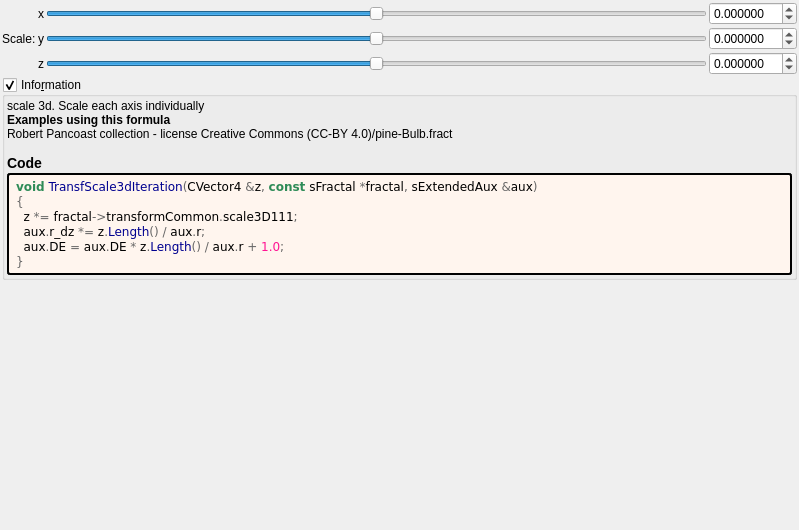
<?xml version="1.0" encoding="UTF-8"?>
<ui version="4.0">
 <class>transf_scale3d</class>
 <widget class="QWidget" name="Form">
  <property name="geometry">
   <rect>
    <x>0</x>
    <y>0</y>
    <width>799</width>
    <height>530</height>
   </rect>
  </property>
  <property name="windowTitle">
   <string notr="true">transf_scale3d</string>
  </property>
  <layout class="QVBoxLayout" name="verticalLayout">
   <property name="spacing">
    <number>2</number>
   </property>
   <property name="leftMargin">
    <number>2</number>
   </property>
   <property name="topMargin">
    <number>2</number>
   </property>
   <property name="rightMargin">
    <number>2</number>
   </property>
   <property name="bottomMargin">
    <number>2</number>
   </property>
   <item>
    <layout class="QGridLayout" name="gridLayout">
     <property name="spacing">
      <number>2</number>
     </property>
     <item row="0" column="3">
      <widget class="MyDoubleSpinBox" name="spinbox3_transf_scale3D_111_x">
       <property name="sizePolicy">
        <sizepolicy hsizetype="Minimum" vsizetype="Maximum">
         <horstretch>0</horstretch>
         <verstretch>0</verstretch>
        </sizepolicy>
       </property>
       <property name="prefix">
        <string/>
       </property>
       <property name="suffix">
        <string/>
       </property>
       <property name="decimals">
        <number>6</number>
       </property>
       <property name="minimum">
        <double>-99.989999999999995</double>
       </property>
       <property name="maximum">
        <double>99.989999999999995</double>
       </property>
       <property name="singleStep">
        <double>0.100000000000000</double>
       </property>
      </widget>
     </item>
     <item row="0" column="2">
      <widget class="QSlider" name="slider3_transf_scale3D_111_x">
       <property name="sizePolicy">
        <sizepolicy hsizetype="Expanding" vsizetype="Maximum">
         <horstretch>0</horstretch>
         <verstretch>0</verstretch>
        </sizepolicy>
       </property>
       <property name="minimum">
        <number>-10000000</number>
       </property>
       <property name="maximum">
        <number>10000000</number>
       </property>
       <property name="value">
        <number>0</number>
       </property>
       <property name="sliderPosition">
        <number>0</number>
       </property>
       <property name="orientation">
        <enum>Qt::Horizontal</enum>
       </property>
      </widget>
     </item>
     <item row="0" column="1">
      <widget class="QLabel" name="label_109">
       <property name="text">
        <string notr="true">x</string>
       </property>
      </widget>
     </item>
     <item row="1" column="2">
      <widget class="QSlider" name="slider3_transf_scale3D_111_y">
       <property name="sizePolicy">
        <sizepolicy hsizetype="Expanding" vsizetype="Maximum">
         <horstretch>0</horstretch>
         <verstretch>0</verstretch>
        </sizepolicy>
       </property>
       <property name="minimum">
        <number>-10000000</number>
       </property>
       <property name="maximum">
        <number>10000000</number>
       </property>
       <property name="value">
        <number>0</number>
       </property>
       <property name="sliderPosition">
        <number>0</number>
       </property>
       <property name="orientation">
        <enum>Qt::Horizontal</enum>
       </property>
      </widget>
     </item>
     <item row="2" column="2">
      <widget class="QSlider" name="slider3_transf_scale3D_111_z">
       <property name="sizePolicy">
        <sizepolicy hsizetype="Expanding" vsizetype="Maximum">
         <horstretch>0</horstretch>
         <verstretch>0</verstretch>
        </sizepolicy>
       </property>
       <property name="minimum">
        <number>-10000000</number>
       </property>
       <property name="maximum">
        <number>10000000</number>
       </property>
       <property name="value">
        <number>0</number>
       </property>
       <property name="sliderPosition">
        <number>0</number>
       </property>
       <property name="orientation">
        <enum>Qt::Horizontal</enum>
       </property>
      </widget>
     </item>
     <item row="1" column="3">
      <widget class="MyDoubleSpinBox" name="spinbox3_transf_scale3D_111_y">
       <property name="sizePolicy">
        <sizepolicy hsizetype="Minimum" vsizetype="Maximum">
         <horstretch>0</horstretch>
         <verstretch>0</verstretch>
        </sizepolicy>
       </property>
       <property name="prefix">
        <string/>
       </property>
       <property name="suffix">
        <string/>
       </property>
       <property name="decimals">
        <number>6</number>
       </property>
       <property name="minimum">
        <double>-99.989999999999995</double>
       </property>
       <property name="maximum">
        <double>99.989999999999995</double>
       </property>
       <property name="singleStep">
        <double>0.100000000000000</double>
       </property>
      </widget>
     </item>
     <item row="2" column="3">
      <widget class="MyDoubleSpinBox" name="spinbox3_transf_scale3D_111_z">
       <property name="sizePolicy">
        <sizepolicy hsizetype="Minimum" vsizetype="Maximum">
         <horstretch>0</horstretch>
         <verstretch>0</verstretch>
        </sizepolicy>
       </property>
       <property name="prefix">
        <string/>
       </property>
       <property name="suffix">
        <string/>
       </property>
       <property name="decimals">
        <number>6</number>
       </property>
       <property name="minimum">
        <double>-99.989999999999995</double>
       </property>
       <property name="maximum">
        <double>99.989999999999995</double>
       </property>
       <property name="singleStep">
        <double>0.100000000000000</double>
       </property>
      </widget>
     </item>
     <item row="1" column="1">
      <widget class="QLabel" name="label_110">
       <property name="text">
        <string notr="true">y</string>
       </property>
      </widget>
     </item>
     <item row="2" column="1">
      <widget class="QLabel" name="label_111">
       <property name="text">
        <string notr="true">z</string>
       </property>
      </widget>
     </item>
     <item row="0" column="0" rowspan="3">
      <widget class="QLabel" name="label_108">
       <property name="text">
        <string>Scale:</string>
       </property>
      </widget>
     </item>
    </layout>
   </item>
   <item>
    <widget class="MyGroupBox" name="groupCheck_info">
     <property name="title">
      <string>Info&amp;rmation</string>
     </property>
     <property name="flat">
      <bool>false</bool>
     </property>
     <property name="checkable">
      <bool>true</bool>
     </property>
     <layout class="QVBoxLayout" name="verticalLayout_2">
      <property name="spacing">
       <number>2</number>
      </property>
      <property name="leftMargin">
       <number>2</number>
      </property>
      <property name="topMargin">
       <number>2</number>
      </property>
      <property name="rightMargin">
       <number>2</number>
      </property>
      <property name="bottomMargin">
       <number>2</number>
      </property>
      <item>
       <widget class="QLabel" name="label_information_general">
        <property name="text">
         <string notr="true">&lt;p&gt;scale 3d. Scale each axis individually&lt;/p&gt;&lt;table&gt;
&lt;/table&gt;
&lt;br&gt;&lt;b&gt;Examples using this formula&lt;/b&gt;&lt;br&gt;Robert Pancoast collection - license Creative Commons (CC-BY 4.0)/pine-Bulb.fract&lt;h3&gt;Code&lt;/h3&gt;</string>
        </property>
        <property name="wordWrap">
         <bool>true</bool>
        </property>
        <property name="openExternalLinks">
         <bool>true</bool>
        </property>
        <property name="textInteractionFlags">
         <set>Qt::LinksAccessibleByMouse|Qt::TextSelectableByMouse</set>
        </property>
       </widget>
      </item>
      <item>
       <widget class="QLabel" name="label_code_content">
        <property name="styleSheet">
         <string notr="true">border-style: outset; border-width: 2px; border-radius: 3px; border-color: black; background-color: #fff5ee; padding: 4px;</string>
        </property>
        <property name="text">
         <string notr="true">&lt;body style=&quot;background-color:#fff5ee&quot;&gt;
&lt;pre style=&quot;color:#000000; background-color:#fff5ee;  font-family:'Courier New',monospace;&quot;&gt;&lt;span style=&quot;color:#2e8b57; font-weight:bold&quot;&gt;void&lt;/span&gt; &lt;span style=&quot;color:#00008f&quot;&gt;TransfScale3dIteration&lt;/span&gt;&lt;span style=&quot;color:#676767&quot;&gt;(&lt;/span&gt;CVector4 &lt;span style=&quot;color:#676767&quot;&gt;&amp;amp;&lt;/span&gt;z&lt;span style=&quot;color:#676767&quot;&gt;,&lt;/span&gt; &lt;span style=&quot;color:#2e8b57; font-weight:bold&quot;&gt;const&lt;/span&gt; sFractal &lt;span style=&quot;color:#676767&quot;&gt;*&lt;/span&gt;fractal&lt;span style=&quot;color:#676767&quot;&gt;,&lt;/span&gt; sExtendedAux &lt;span style=&quot;color:#676767&quot;&gt;&amp;amp;&lt;/span&gt;aux&lt;span style=&quot;color:#676767&quot;&gt;)&lt;/span&gt;
&lt;span style=&quot;color:#676767&quot;&gt;{&lt;/span&gt;
  z &lt;span style=&quot;color:#676767&quot;&gt;*=&lt;/span&gt; fractal&lt;span style=&quot;color:#676767&quot;&gt;-&amp;gt;&lt;/span&gt;transformCommon&lt;span style=&quot;color:#676767&quot;&gt;.&lt;/span&gt;scale3D111&lt;span style=&quot;color:#676767&quot;&gt;;&lt;/span&gt;
  aux&lt;span style=&quot;color:#676767&quot;&gt;.&lt;/span&gt;r_dz &lt;span style=&quot;color:#676767&quot;&gt;*=&lt;/span&gt; z&lt;span style=&quot;color:#676767&quot;&gt;.&lt;/span&gt;&lt;span style=&quot;color:#00008f&quot;&gt;Length&lt;/span&gt;&lt;span style=&quot;color:#676767&quot;&gt;() /&lt;/span&gt; aux&lt;span style=&quot;color:#676767&quot;&gt;.&lt;/span&gt;r&lt;span style=&quot;color:#676767&quot;&gt;;&lt;/span&gt;
  aux&lt;span style=&quot;color:#676767&quot;&gt;.&lt;/span&gt;DE &lt;span style=&quot;color:#676767&quot;&gt;=&lt;/span&gt; aux&lt;span style=&quot;color:#676767&quot;&gt;.&lt;/span&gt;DE &lt;span style=&quot;color:#676767&quot;&gt;*&lt;/span&gt; z&lt;span style=&quot;color:#676767&quot;&gt;.&lt;/span&gt;&lt;span style=&quot;color:#00008f&quot;&gt;Length&lt;/span&gt;&lt;span style=&quot;color:#676767&quot;&gt;() /&lt;/span&gt; aux&lt;span style=&quot;color:#676767&quot;&gt;.&lt;/span&gt;r &lt;span style=&quot;color:#676767&quot;&gt;+&lt;/span&gt; &lt;span style=&quot;color:#ff1493&quot;&gt;1.0&lt;/span&gt;&lt;span style=&quot;color:#676767&quot;&gt;;&lt;/span&gt;
&lt;span style=&quot;color:#676767&quot;&gt;}&lt;/span&gt;
&lt;/pre&gt;
&lt;/body&gt;</string>
        </property>
        <property name="wordWrap">
         <bool>true</bool>
        </property>
        <property name="openExternalLinks">
         <bool>true</bool>
        </property>
        <property name="textInteractionFlags">
         <set>Qt::LinksAccessibleByMouse|Qt::TextSelectableByMouse</set>
        </property>
       </widget>
      </item>
     </layout>
    </widget>
   </item>
   <item>
    <spacer name="verticalSpacer">
     <property name="orientation">
      <enum>Qt::Vertical</enum>
     </property>
     <property name="sizeHint" stdset="0">
      <size>
       <width>20</width>
       <height>40</height>
      </size>
     </property>
    </spacer>
   </item>
  </layout>
 </widget>
 <customwidgets>
  <customwidget>
   <class>MyDoubleSpinBox</class>
   <extends>QDoubleSpinBox</extends>
   <header>my_double_spin_box.h</header>
  </customwidget>
  <customwidget>
   <class>MyGroupBox</class>
   <extends>QGroupBox</extends>
   <header>my_group_box.h</header>
   <container>1</container>
  </customwidget>
 </customwidgets>
 <tabstops>
  <tabstop>slider3_transf_scale3D_111_x</tabstop>
  <tabstop>spinbox3_transf_scale3D_111_x</tabstop>
  <tabstop>slider3_transf_scale3D_111_y</tabstop>
  <tabstop>spinbox3_transf_scale3D_111_y</tabstop>
  <tabstop>slider3_transf_scale3D_111_z</tabstop>
  <tabstop>spinbox3_transf_scale3D_111_z</tabstop>
  <tabstop>groupCheck_info</tabstop>
 </tabstops>
 <resources/>
 <connections/>
</ui>
